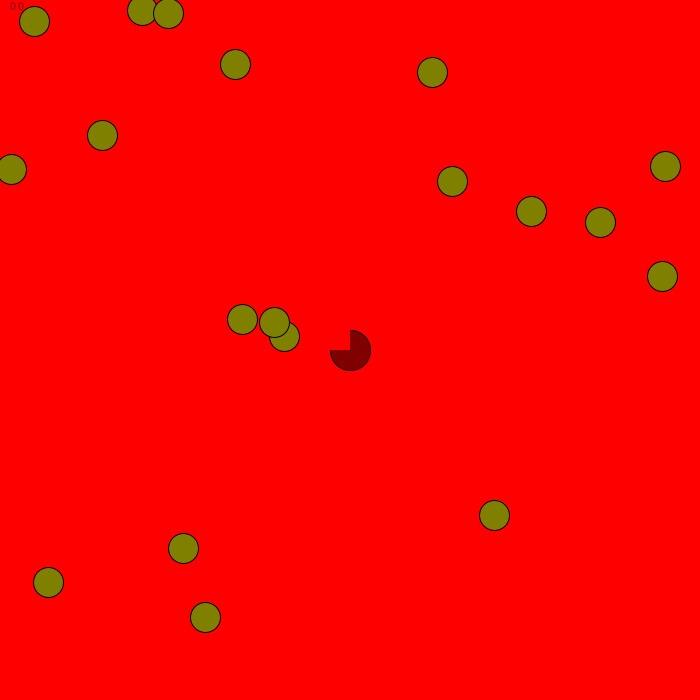
Frame 1 (no input)
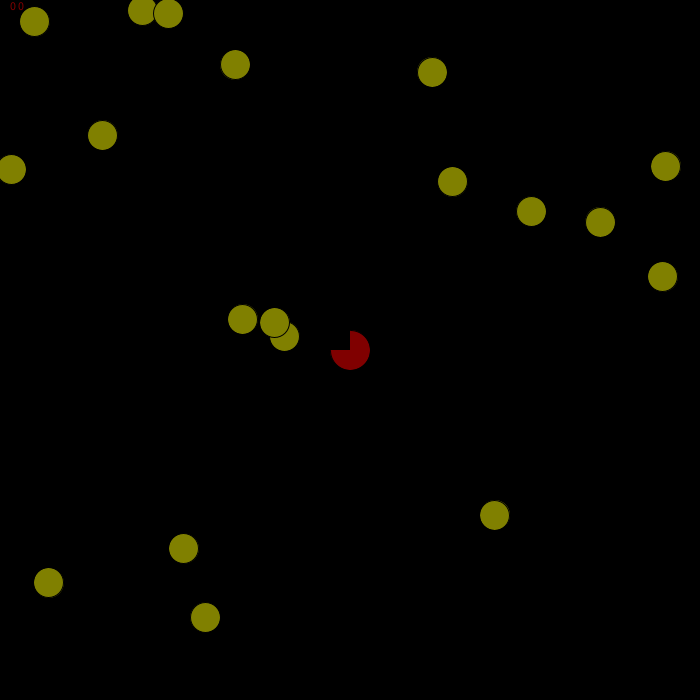
Frame 60 (the mouse pressed at the canvas centre just before this capture)
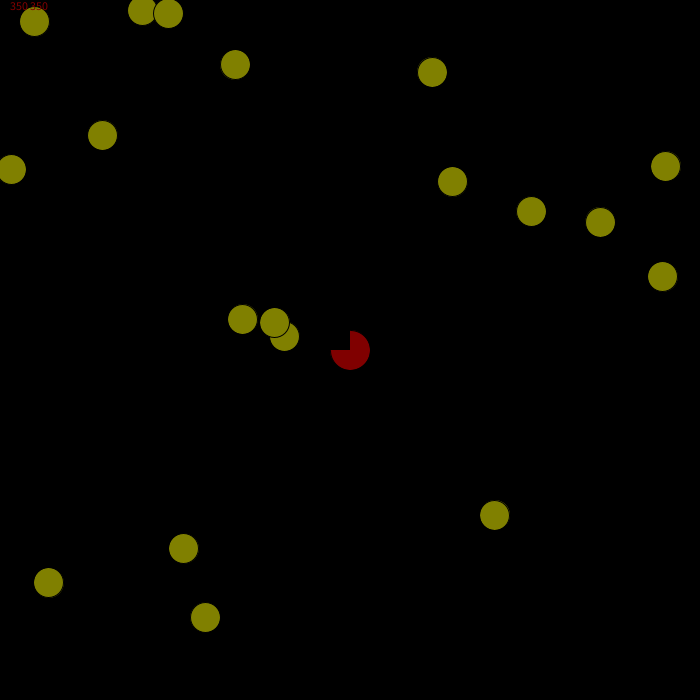
Frame 120 (the mouse held since frame 60 and released just before this capture)

The Processing sketch that drew these frames (run headless with seeded random() and noise(); from frame 60 on, the mouse is pressed at the canvas centre):

// Processing sketch: processing_15128
// ── processing_15128.pde


int numEggs = 20;
float[][] eggPos;
float eggWidth=30;
float[][][] eggRange;
boolean[] eggDraw;
float[] pacMan = {
  350,350
};
float pacManWidth =20;

void setup() {
  size(700,700);
  smooth();
  // Set up some random positions
  eggPos = new float[numEggs][2];
  for(int i=0; i<numEggs; i++) {
    eggPos[i][0] = random(width);
    eggPos[i][1] = random(height);
  }

  // Figure out the ranges
  eggRange = new float[numEggs][2][2];
  for(int i=0; i<numEggs; i++) {
    // Xrange
    eggRange[i][0][0] = eggPos[i][0] - eggWidth/2 - pacManWidth;
    eggRange[i][0][1] = eggPos[i][0] + eggWidth/2 + pacManWidth;
    // Yrange
    eggRange[i][1][0] =  eggPos[i][1] - eggWidth/2 - pacManWidth;
    eggRange[i][1][1] = eggPos[i][1] + eggWidth/2 + pacManWidth;
  }

  // Default to drawing all the eggs
  eggDraw = new boolean[numEggs];
  for(int i=0; i<numEggs; i++)
    eggDraw[i] = true;
}

void keyPressed() {
}

void draw() {
  // move pacMan
  if (keyPressed) {
    if (key == CODED) {
      if (keyCode == LEFT) {
        pacMan[0] += -5;
      } 
      else if (keyCode == RIGHT) {
        pacMan[0] += 5;
      }      
      else if (keyCode == UP) {
        pacMan[1] += -5;
      }      
      else if (keyCode == DOWN) {
        pacMan[1] += 5;
      }
    }
  }
  // Check for a hit
  color backGround = color(0,0,0);
  for(int i=0; i<numEggs; i++) {
    if (pacMan[0] >= eggRange[i][0][0] && pacMan[0] < eggRange[i][0][1] 
      && pacMan[1] >= eggRange[i][1][0] && pacMan[1] < eggRange[i][1][1]
      && eggDraw[i] == true) {
      backGround = color(255,0,0);
      eggDraw[i] = false;
    }
  }
  background(backGround);

  // Draw all the eggs
  fill(128,128,0);
  for(int i=0; i<numEggs; i++) {
    if(eggDraw[i])
      ellipse(eggPos[i][0], eggPos[i][1],eggWidth, eggWidth);
  }

  // Draw pacman
  fill(128,0,0);
  arc(pacMan[0], pacMan[1], 2*pacManWidth, 2*pacManWidth, TWO_PI-PI/2, TWO_PI+PI);

  text(mouseX + " " + mouseY,10,10);
}
